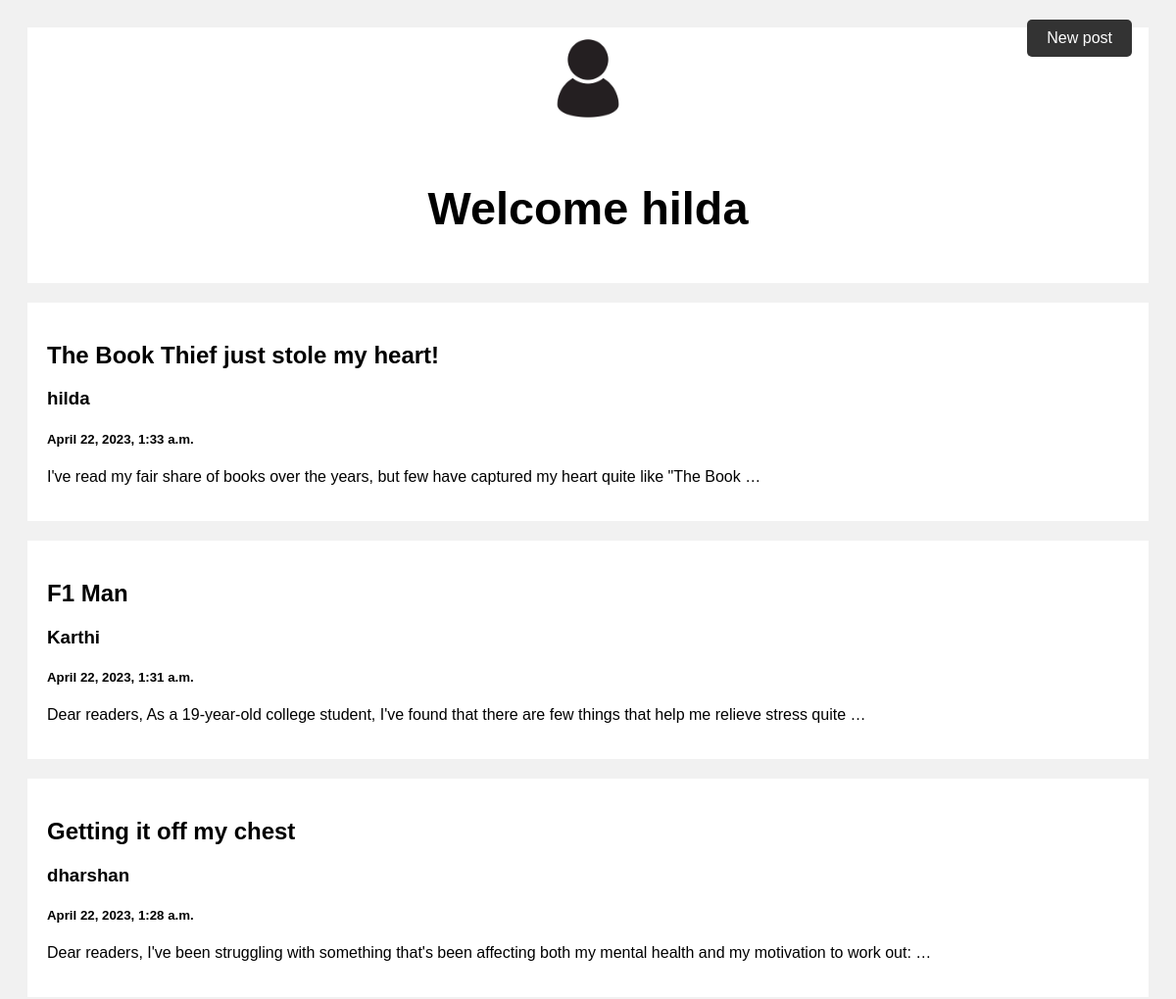
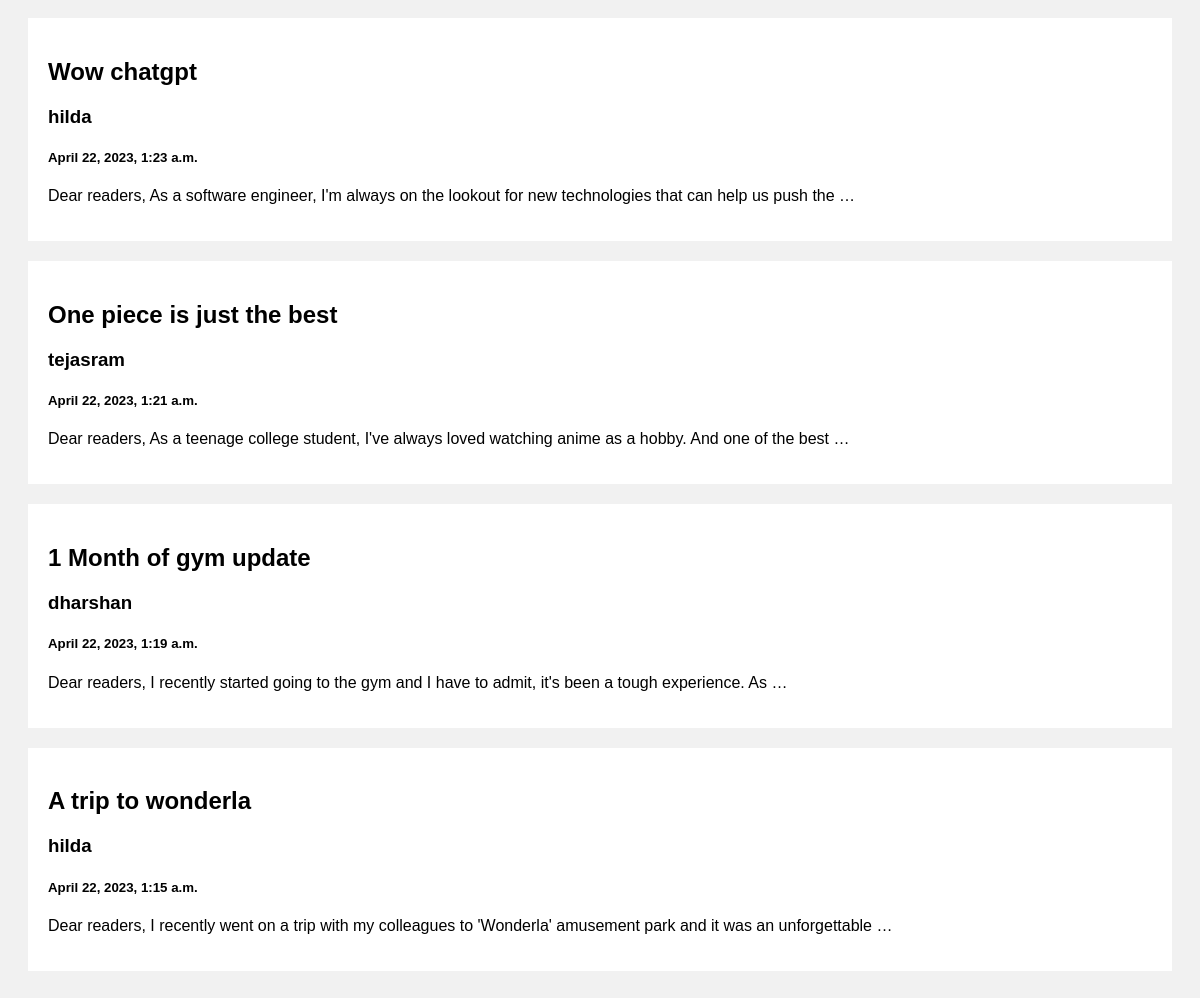
Screenshot of / (signed in) with the database file from the repository (2 pictures, top to bottom).
### posts/models.py (models this page shows)
class Post(models.Model):
    title = models.CharField(max_length=100)
    content = models.CharField(max_length=10000)
    post_time = models.DateTimeField(default= datetime.now, blank = True)
    author = models.ForeignKey(User, on_delete=models.CASCADE, blank=True)

### posts/views.py (the view)
# urls.py: path('',views.index,name='index'),
def index(request):
    posts = Post.objects.all()
    return render(request, 'index.html', {'posts': posts})

### templates/index.html (shortened to what this page needs)
<!DOCTYPE html>
<html>
<head>
{% load static %}
</head>
<body>
{% if user.is_authenticated %}
<div class="new">
  <a href="new">New post</a>
</div>
{% endif %}
<div class="header">
  <div class="dropdown">
    <img class = "profile" src="{% static 'images/aaaaaaaa.jpg' %}" align="right">
  </div>
  {% if user.is_authenticated %}
  <h3>Welcome {{user.username}}</h3>
  {% else %}
  <h3>Welcome Guest</h3>
{% endif %}
</div>
<div class="row">
  <div class="leftcolumn">
    {% for post in posts reversed %}
    <div class="card">
      <a href="/post/{{post.id}}" style="text-decoration: none; color: black" action = 'post'>
        <h2>{{post.title}}</h2>
        <a href="profile/{{post.author.username}}" style="text-decoration: none; color: black;"><h3>{{post.author.username}}</h3></a>
        <h5>{{post.post_time}}</h5>
        <p>{{post.content|truncatewords:20}}</p>
      </a>
    </div>
    {% endfor %}
  </div>
</div>
</body>
</html>

### templates/index.html (style rules this page uses)
* { box-sizing: border-box; }
body { font-family: Arial; padding: 20px; background: #f1f1f1; }
.profile { width: 100px; border-radius: 50px; }
.header { padding: 2px; font-size: 40px; text-align: center; background: white; }
.leftcolumn { float: left; width: 100%; }
.card { background-color: white; padding: 20px; margin-top: 20px; }
.row:after { content: ""; display: table; clear: both; }
.profile { width: 100px; position: right; }
.dropdown { position: relative; display:inline-block; }
.new { position: absolute; top: 20px; right: 45px; }
.new a { display: inline-block; padding: 10px 20px; background-color: #333; color: #fff; text-decoration: none; border-radius: 5px; transition: background-color 0.3s, color 0.3s; }

### rows the page displays
Post: title "The Book Thief just stole my heart!", author.username "hilda", post_time "April 22, 2023, 1:33 a.m.", content "I've read my fair share of books over the years, but few have captured my heart quite like \"The Book …"
Post: title "F1 Man", author.username "Karthi", post_time "April 22, 2023, 1:31 a.m.", content "Dear readers, As a 19-year-old college student, I've found that there are few things that help me relieve stress quite …"
Post: title "Getting it off my chest", author.username "dharshan", post_time "April 22, 2023, 1:28 a.m.", content "Dear readers, I've been struggling with something that's been affecting both my mental health and my motivation to work out: …"
Post: title "Wow chatgpt", author.username "hilda", post_time "April 22, 2023, 1:23 a.m.", content "Dear readers, As a software engineer, I'm always on the lookout for new technologies that can help us push the …"
Post: title "One piece is just the best", author.username "tejasram", post_time "April 22, 2023, 1:21 a.m.", content "Dear readers, As a teenage college student, I've always loved watching anime as a hobby. And one of the best …"
Post: title "1 Month of gym update", author.username "dharshan", post_time "April 22, 2023, 1:19 a.m.", content "Dear readers, I recently started going to the gym and I have to admit, it's been a tough experience. As …"
Post: title "A trip to wonderla", author.username "hilda", post_time "April 22, 2023, 1:15 a.m.", content "Dear readers, I recently went on a trip with my colleagues to 'Wonderla' amusement park and it was an unforgettable …"

### other values shown
{{ user.username }} "hilda"
